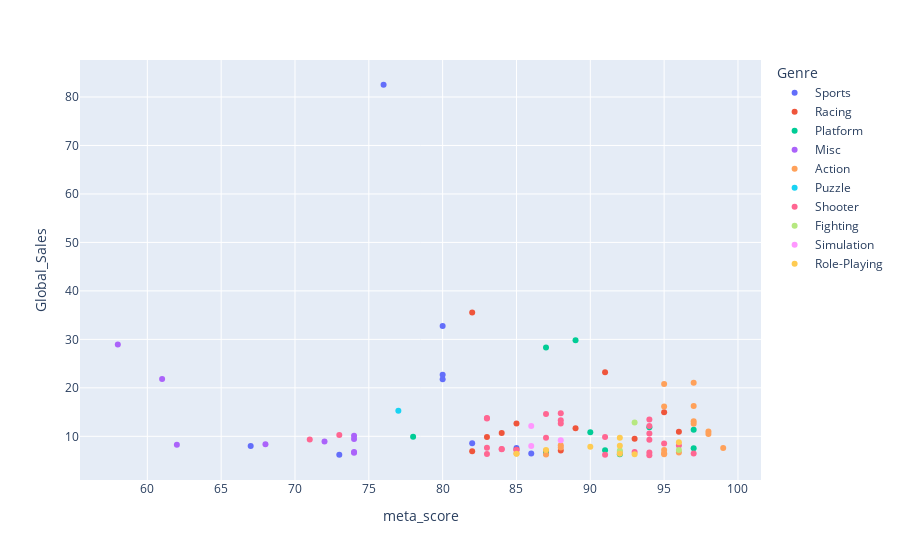

The notebook cell saved with this chart:
### Code cell
top100scatter = px.scatter(Top100, x="meta_score", y="Global_Sales", hover_name="Name", color="Genre")
top100scatter.show()

### Figure 1 — Plotly figure (JSON) as saved in the notebook; plotly's stock layout.template omitted (floating-point values rounded to 4 significant figures)
{"data": [{"hovertemplate": "<b>%{hovertext}</b><br><br>Genre=Sports<br>meta_score=%{x}<br>Global_Sales=%{y}<extra></extra>", "hovertext": ["Wii Sports", "Wii Sports Resort", "Wii Fit", "Wii Fit Plus", "FIFA 16", "Mario & Sonic at the Olympic Games", "FIFA 17", "FIFA 14", "Kinect Sports"], "legendgroup": "Sports", "marker": {"color": "#636efa", "symbol": "circle"}, "mode": "markers", "name": "Sports", "orientation": "v", "showlegend": true, "type": "scatter", "x": [76, 80, 80, 80, 82, 67, 85, 86, 73], "xaxis": "x", "y": [82.53, 32.77, 22.7, 21.79, 8.57, 7.99, 7.59, 6.47, 6.19], "yaxis": "y"}, {"hovertemplate": "<b>%{hovertext}</b><br><br>Genre=Racing<br>meta_score=%{x}<br>Global_Sales=%{y}<extra></extra>", "hovertext": ["Mario Kart Wii", "Mario Kart DS", "Gran Turismo 3: A-Spec", "Mario Kart 7", "Gran Turismo 4", "Gran Turismo", "Gran Turismo 5", "Mario Kart 64", "Gran Turismo 2", "Need for Speed Underground", "Mario Kart 8", "Mario Kart: Double Dash!!", "Need for Speed Underground 2"], "legendgroup": "Racing", "marker": {"color": "#EF553B", "symbol": "circle"}, "mode": "markers", "name": "Racing", "orientation": "v", "showlegend": true, "type": "scatter", "x": [82, 91, 95, 85, 89, 96, 84, 83, 93, 85, 88, 87, 82], "xaxis": "x", "y": [35.52, 23.21, 14.98, 12.66, 11.66, 10.95, 10.7, 9.87, 9.49, 7.2, 7.09, 6.95, 6.9], "yaxis": "y"}, {"hovertemplate": "<b>%{hovertext}</b><br><br>Genre=Platform<br>meta_score=%{x}<br>Global_Sales=%{y}<extra></extra>", "hovertext": ["New Super Mario Bros.", "New Super Mario Bros. Wii", "Super Mario 64", "Super Mario Galaxy", "Super Mario 3D Land", "New Super Mario Bros. 2", "Super Mario Galaxy 2", "Crash Bandicoot 3: Warped", "Donkey Kong Country Returns", "Super Mario Sunshine"], "legendgroup": "Platform", "marker": {"color": "#00cc96", "symbol": "circle"}, "mode": "markers", "name": "Platform", "orientation": "v", "showlegend": true, "type": "scatter", "x": [89, 87, 94, 97, 90, 78, 97, 91, 87, 92], "xaxis": "x", "y": [29.8, 28.32, 11.89, 11.35, 10.81, 9.9, 7.51, 7.13, 6.44, 6.31], "yaxis": "y"}, {"hovertemplate": "<b>%{hovertext}</b><br><br>Genre=Misc<br>meta_score=%{x}<br>Global_Sales=%{y}<extra></extra>", "hovertext": ["Wii Play", "Kinect Adventures!", "Just Dance 3", "Just Dance 2", "Mario Party DS", "Wii Party", "Mario Party 8", "Just Dance 4", "Big Brain Academy"], "legendgroup": "Misc", "marker": {"color": "#ab63fa", "symbol": "circle"}, "mode": "markers", "name": "Misc", "orientation": "v", "showlegend": true, "type": "scatter", "x": [58, 61, 74, 74, 72, 68, 62, 74, 74], "xaxis": "x", "y": [28.92, 21.81, 10.12, 9.44, 8.91, 8.38, 8.27, 6.76, 6.62], "yaxis": "y"}, {"hovertemplate": "<b>%{hovertext}</b><br><br>Genre=Action<br>meta_score=%{x}<br>Global_Sales=%{y}<extra></extra>", "hovertext": ["Grand Theft Auto V", "Grand Theft Auto: San Andreas", "Grand Theft Auto V", "Grand Theft Auto: Vice City", "Grand Theft Auto III", "Grand Theft Auto V", "Grand Theft Auto IV", "Grand Theft Auto IV", "FIFA Soccer 13", "Grand Theft Auto: Liberty City Stories", "The Legend of Zelda: Ocarina of Time", "The Legend of Zelda: Twilight Princess", "Uncharted 3: Drake's Deception", "Uncharted 2: Among Thieves", "Red Dead Redemption", "Assassin's Creed III", "Red Dead Redemption", "Driver"], "legendgroup": "Action", "marker": {"color": "#FFA15A", "symbol": "circle"}, "mode": "markers", "name": "Action", "orientation": "v", "showlegend": true, "type": "scatter", "x": [97, 95, 97, 95, 97, 97, 98, 98, 88, 88, 99, 95, 92, 96, 95, 85, 95, 87], "xaxis": "x", "y": [21.04, 20.81, 16.27, 16.15, 13.1, 12.61, 11.01, 10.5, 8.16, 7.69, 7.6, 7.15, 6.74, 6.66, 6.49, 6.45, 6.32, 6.27], "yaxis": "y"}, {"hovertemplate": "<b>%{hovertext}</b><br><br>Genre=Puzzle<br>meta_score=%{x}<br>Global_Sales=%{y}<extra></extra>", "hovertext": ["Brain Age 2: More Training in Minutes a Day"], "legendgroup": "Puzzle", "marker": {"color": "#19d3f3", "symbol": "circle"}, "mode": "markers", "name": "Puzzle", "orientation": "v", "showlegend": true, "type": "scatter", "x": [77], "xaxis": "x", "y": [15.29], "yaxis": "y"}, {"hovertemplate": "<b>%{hovertext}</b><br><br>Genre=Shooter<br>meta_score=%{x}<br>Global_Sales=%{y}<extra></extra>", "hovertext": ["Call of Duty: Modern Warfare 3", "Call of Duty: Black Ops", "Call of Duty: Black Ops II", "Call of Duty: Black Ops II", "Call of Duty: Modern Warfare 2", "Call of Duty: Modern Warfare 3", "Call of Duty: Black Ops", "Halo 3", "Call of Duty: Modern Warfare 2", "Call of Duty: Ghosts", "Halo: Reach", "Halo 4", "Call of Duty: Ghosts", "Call of Duty 4: Modern Warfare", "Halo 2", "GoldenEye 007", "Call of Duty: Advanced Warfare", "Call of Duty: World at War", "Battlefield 3", "Battlefield 3", "Gears of War 2", "Call of Duty 4: Modern Warfare", "Halo: Combat Evolved", "Halo 3: ODST", "Gears of War 3", "Gears of War"], "legendgroup": "Shooter", "marker": {"color": "#FF6692", "symbol": "circle"}, "mode": "markers", "name": "Shooter", "orientation": "v", "showlegend": true, "type": "scatter", "x": [88, 87, 83, 83, 94, 88, 88, 94, 94, 73, 91, 87, 71, 94, 95, 96, 83, 84, 84, 85, 93, 94, 97, 83, 91, 94], "xaxis": "x", "y": [14.73, 14.61, 13.79, 13.67, 13.47, 13.32, 12.63, 12.12, 10.6, 10.25, 9.86, 9.71, 9.36, 9.31, 8.49, 8.09, 7.66, 7.38, 7.32, 7.17, 6.75, 6.68, 6.43, 6.34, 6.21, 6.09], "yaxis": "y"}, {"hovertemplate": "<b>%{hovertext}</b><br><br>Genre=Fighting<br>meta_score=%{x}<br>Global_Sales=%{y}<extra></extra>", "hovertext": ["Super Smash Bros. Brawl", "Tekken 3", "Super Smash Bros. Melee"], "legendgroup": "Fighting", "marker": {"color": "#B6E880", "symbol": "circle"}, "mode": "markers", "name": "Fighting", "orientation": "v", "showlegend": true, "type": "scatter", "x": [93, 96, 92], "xaxis": "x", "y": [12.84, 7.16, 7.07], "yaxis": "y"}, {"hovertemplate": "<b>%{hovertext}</b><br><br>Genre=Simulation<br>meta_score=%{x}<br>Global_Sales=%{y}<extra></extra>", "hovertext": ["Animal Crossing: Wild World", "Animal Crossing: New Leaf", "The Sims 3"], "legendgroup": "Simulation", "marker": {"color": "#FF97FF", "symbol": "circle"}, "mode": "markers", "name": "Simulation", "orientation": "v", "showlegend": true, "type": "scatter", "x": [86, 88, 86], "xaxis": "x", "y": [12.13, 9.16, 8.01], "yaxis": "y"}, {"hovertemplate": "<b>%{hovertext}</b><br><br>Genre=Role-Playing<br>meta_score=%{x}<br>Global_Sales=%{y}<extra></extra>", "hovertext": ["Final Fantasy VII", "The Elder Scrolls V: Skyrim", "Final Fantasy X", "Final Fantasy VIII", "Fallout 4", "The Elder Scrolls V: Skyrim", "Kingdom Hearts", "World of Warcraft"], "legendgroup": "Role-Playing", "marker": {"color": "#FECB52", "symbol": "circle"}, "mode": "markers", "name": "Role-Playing", "orientation": "v", "showlegend": true, "type": "scatter", "x": [92, 96, 92, 90, 87, 92, 85, 93], "xaxis": "x", "y": [9.72, 8.79, 8.05, 7.86, 7.16, 6.41, 6.4, 6.29], "yaxis": "y"}], "layout": {"legend": {"title": {"text": "Genre"}, "tracegroupgap": 0}, "margin": {"t": 60}, "xaxis": {"anchor": "y", "domain": [0, 1], "title": {"text": "meta_score"}}, "yaxis": {"anchor": "x", "domain": [0, 1], "title": {"text": "Global_Sales"}}}}
